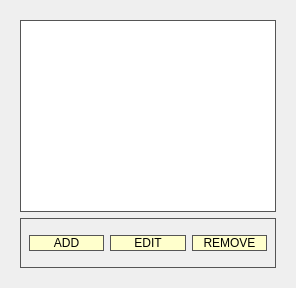
            <widget class="QWidget" name="CRUD">
             <layout class="QVBoxLayout" name="verticalLayout_12">
              <item>
               <widget class="QWidget" name="widget_8" native="true">
                <layout class="QVBoxLayout" name="verticalLayout_13">
                 <item>
                  <widget class="QListWidget" name="listWidget">
                   <property name="styleSheet">
                    <string notr="true">border: 1px solid #555555;</string>
                   </property>
                  </widget>
                 </item>
                 <item>
                  <widget class="QWidget" name="widget_9" native="true">
                   <property name="minimumSize">
                    <size>
                     <width>0</width>
                     <height>50</height>
                    </size>
                   </property>
                   <property name="maximumSize">
                    <size>
                     <width>16777215</width>
                     <height>50</height>
                    </size>
                   </property>
                   <property name="styleSheet">
                    <string notr="true">border: 1px solid #555555;</string>
                   </property>
                   <layout class="QHBoxLayout" name="horizontalLayout_4">
                    <item>
                     <widget class="QPushButton" name="pushButton">
                      <property name="styleSheet">
                       <string notr="true">QWidget{
background-color:#FFFFCC;
border-radius:15px;
border: 1px solid #555555;
}
QWidget:hover{
	background-color: #ebdfc0;
    border-radius: 15px;
}</string>
                      </property>
                      <property name="text">
                       <string>ADD</string>
                      </property>
                     </widget>
                    </item>
                    <item>
                     <widget class="QPushButton" name="pushButton_3">
                      <property name="styleSheet">
                       <string notr="true">QWidget{
background-color:#FFFFCC;
border-radius:15px;
border: 1px solid #555555;
}
QWidget:hover{
	background-color: #ebdfc0;
    border-radius: 15px;
}</string>
                      </property>
                      <property name="text">
                       <string>EDIT</string>
                      </property>
                     </widget>
                    </item>
                    <item>
                     <widget class="QPushButton" name="pushButton_2">
                      <property name="styleSheet">
                       <string notr="true">QWidget{
background-color:#FFFFCC;
border-radius:15px;
border: 1px solid #555555;
}
QWidget:hover{
	background-color: #ebdfc0;
    border-radius: 15px;
}</string>
                      </property>
                      <property name="text">
                       <string>REMOVE</string>
                      </property>
                     </widget>
                    </item>
                   </layout>
                  </widget>
                 </item>
                </layout>
               </widget>
              </item>
             </layout>
            </widget>
